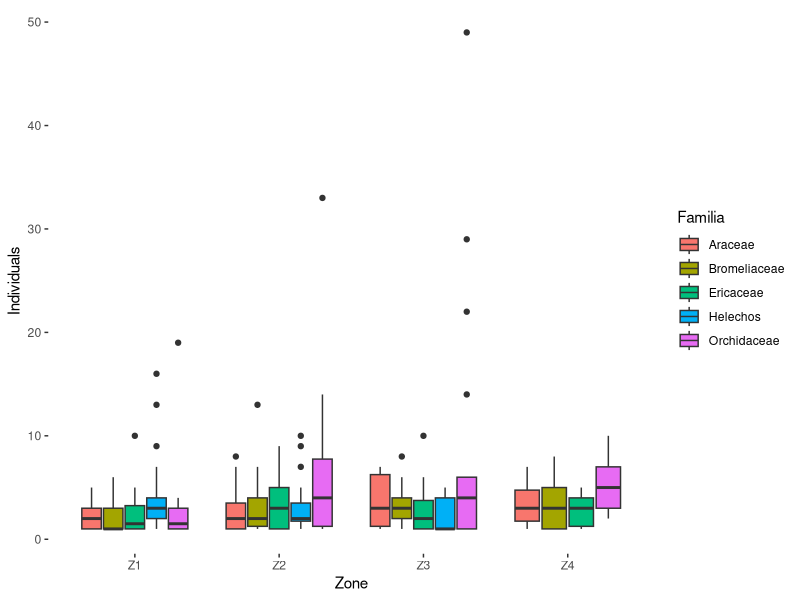
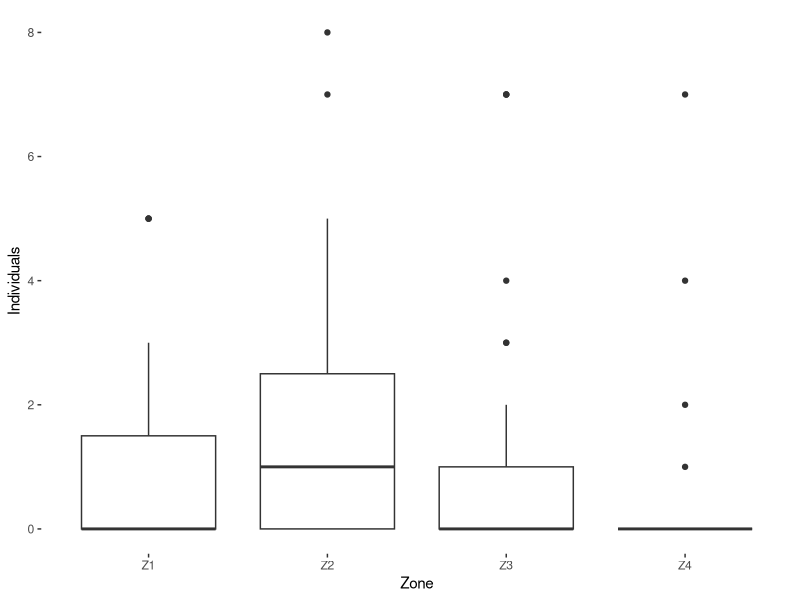
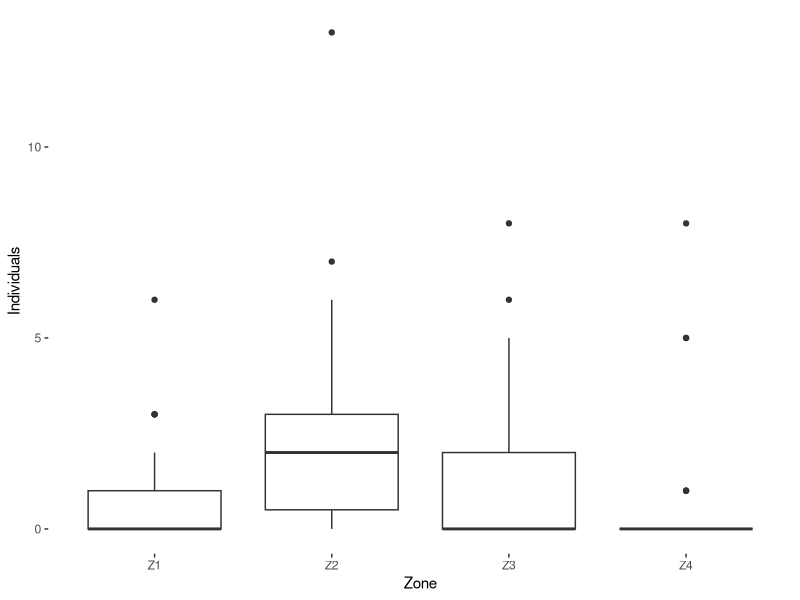
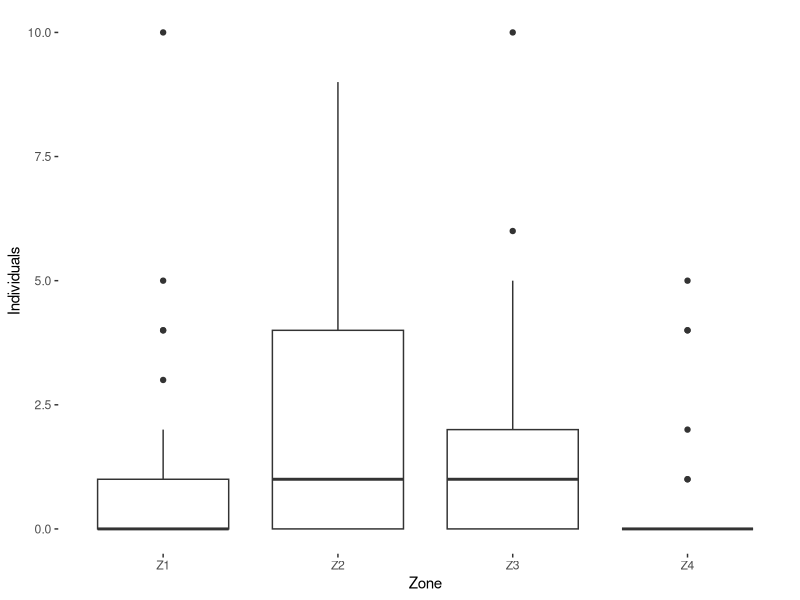
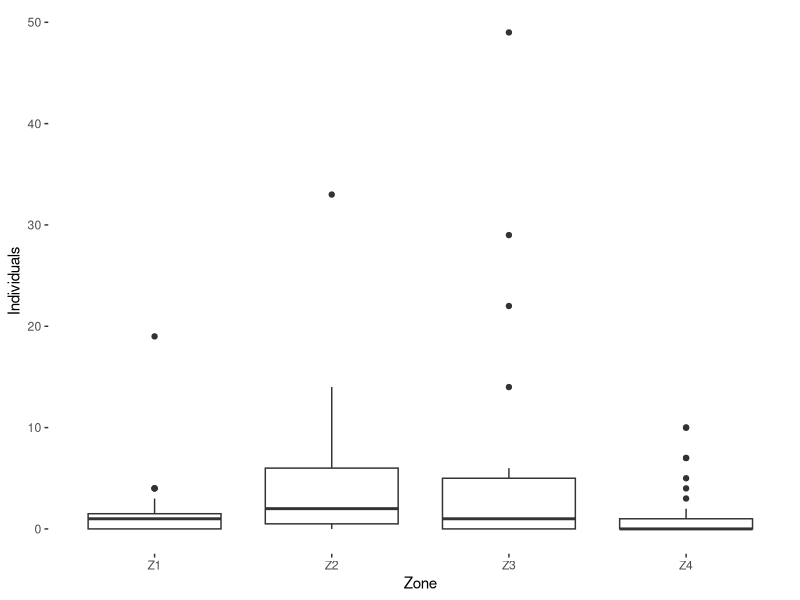
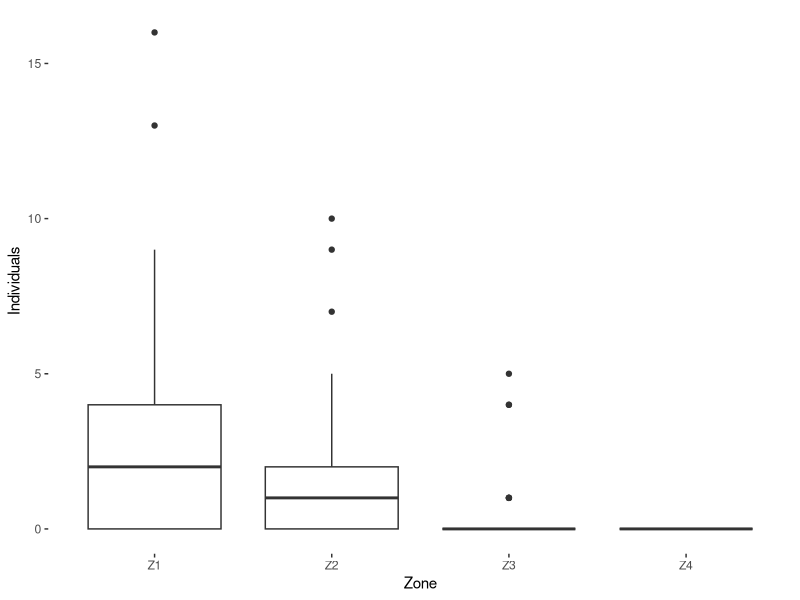
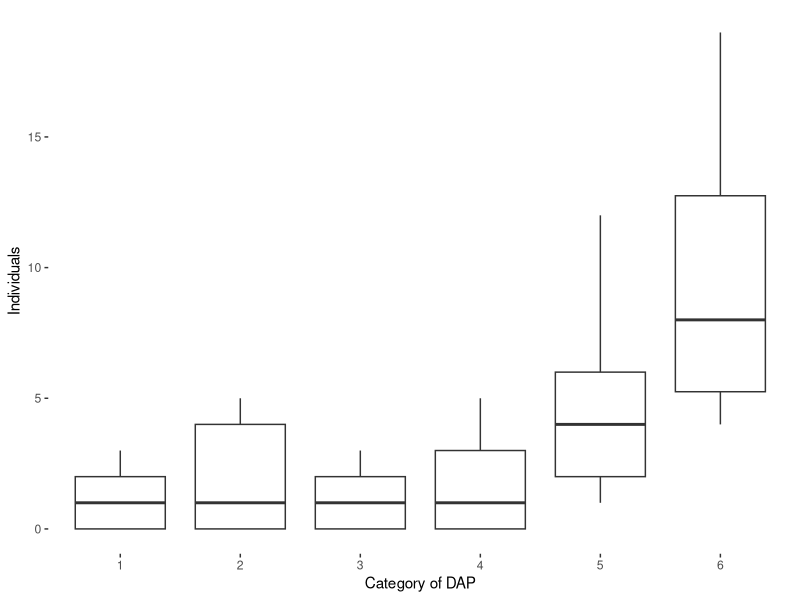
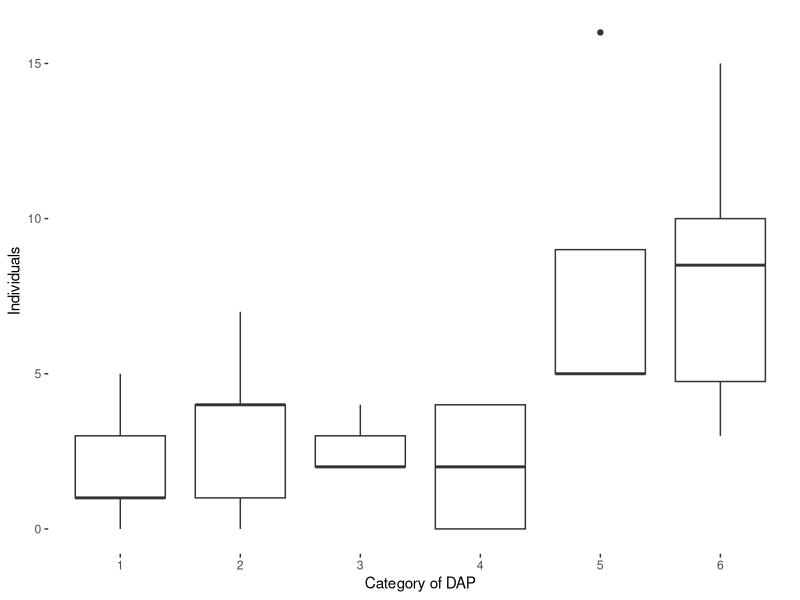

Write R code to recreate these figures, in order. (Note: this script raises an error after producing the figures.)
# Load necessary packages
library(openxlsx)
library(ggplot2)

##Descripcion Por Zonas. Familias más abundantes
#########################################################
##########################################################
FamiliasxZona <- read.xlsx("ZonaXFamilAbundan.xlsx", rowNames = FALSE)


#Una sola grafica con las familias como variable categorica.
ggplot(FamiliasxZona, aes(x=Forofito, y=Abundancia, fill=Familia ,ymax = 19+1)) + 
  geom_boxplot() + xlab("Zone") + ylab("Individuals")+
  theme(
    panel.background = element_rect(fill='transparent'),
    plot.background = element_rect(fill='transparent', color=NA),
    panel.grid.major = element_blank(),
    panel.grid.minor = element_blank(),
    legend.background = element_rect(fill='transparent'),
  )

#Si quiero graficar unitariamente por familias:DEBO CARGAR MATRIZ MUEVA: X=ZONAS. Y1=ABUNDANCIA DE FAMILIA1, Y2=ABUNDANCIA DE FAMILIAS2

FamiliasxZona <- read.xlsx("ZonaFamiliAbunda.xlsx", rowNames = FALSE)


ggplot(FamiliasxZona, aes(x=as.factor(Forofito), y=Araceae)) + 
  geom_boxplot()+ xlab("Zone") + ylab("Individuals")+
  theme(
    panel.background = element_rect(fill='transparent'),
    plot.background = element_rect(fill='transparent', color=NA),
    panel.grid.major = element_blank(),
    panel.grid.minor = element_blank(),
    legend.background = element_rect(fill='transparent'),
  )


ggplot(FamiliasxZona, aes(x=as.factor(Forofito), y=Bromeliaceae)) + 
  geom_boxplot()+ xlab("Zone") + ylab("Individuals")+
  theme(
    panel.background = element_rect(fill='transparent'),
    plot.background = element_rect(fill='transparent', color=NA),
    panel.grid.major = element_blank(),
    panel.grid.minor = element_blank(),
    legend.background = element_rect(fill='transparent'),
  )



ggplot(FamiliasxZona, aes(x=as.factor(Forofito), y=Ericaceae)) + 
  geom_boxplot()+ xlab("Zone") + ylab("Individuals")+
  theme(
    panel.background = element_rect(fill='transparent'),
    plot.background = element_rect(fill='transparent', color=NA),
    panel.grid.major = element_blank(),
    panel.grid.minor = element_blank(),
    legend.background = element_rect(fill='transparent'),
  )



ggplot(FamiliasxZona, aes(x=as.factor(Forofito), y=Orchidaceae)) + 
  geom_boxplot()+ xlab("Zone") + ylab("Individuals")+
  theme(
    panel.background = element_rect(fill='transparent'),
    plot.background = element_rect(fill='transparent', color=NA),
    panel.grid.major = element_blank(),
    panel.grid.minor = element_blank(),
    legend.background = element_rect(fill='transparent'),
  )



ggplot(FamiliasxZona, aes(x=as.factor(Forofito), y=Helechos)) + 
  geom_boxplot()+ xlab("Zone") + ylab("Individuals")+
  theme(
    panel.background = element_rect(fill='transparent'),
    plot.background = element_rect(fill='transparent', color=NA),
    panel.grid.major = element_blank(),
    panel.grid.minor = element_blank(),
    legend.background = element_rect(fill='transparent'),
  )

########Abundancia de Familias mas abundantes por Categoria de forofito##
#######################################################################
#####################################################################

#si queiero graficar esto, debo cargar matriz nueva con familias como variable categorica (25-01-2022)

FamiliasxCategoria <- read.xlsx("CategoriaXFamilAbundan.xlsx", rowNames = FALSE)

ggplot(FamiliasxCategoria, aes(x=as.factor(Categoria), y=Araceae)) + 
  geom_boxplot() + 
  xlab("Category of DAP") +ylab("Individuals") +
  theme(
    panel.background = element_rect(fill='transparent'),
    plot.background = element_rect(fill='transparent', color=NA),
    panel.grid.major = element_blank(),
    panel.grid.minor = element_blank(),
    legend.background = element_rect(fill='transparent'),
  )

ggplot(FamiliasxCategoria, aes(x=as.factor(Categoria), y=Bromeliaceae)) + 
  geom_boxplot() + 
  xlab("Category of DAP") +ylab("Individuals") +
  theme(
    panel.background = element_rect(fill='transparent'),
    plot.background = element_rect(fill='transparent', color=NA),
    panel.grid.major = element_blank(),
    panel.grid.minor = element_blank(),
    legend.background = element_rect(fill='transparent'),
  )

ggplot(FamiliasxCategoria, aes(x=as.factor(Categoria), y=Ericaceae)) + 
  geom_boxplot() + 
  xlab("Category of DAP") +ylab("Individuals") +
  theme(
    panel.background = element_rect(fill='transparent'),
    plot.background = element_rect(fill='transparent', color=NA),
    panel.grid.major = element_blank(),
    panel.grid.minor = element_blank(),
    legend.background = element_rect(fill='transparent'),
  )

ggplot(FamiliasxCategoria, aes(x=as.factor(Categoria), y=Orchidaceae)) + 
  geom_boxplot() + 
  xlab("Category of DAP") +ylab("Individuals") +
  theme(
    panel.background = element_rect(fill='transparent'),
    plot.background = element_rect(fill='transparent', color=NA),
    panel.grid.major = element_blank(),
    panel.grid.minor = element_blank(),
    legend.background = element_rect(fill='transparent'),
  )

ggplot(FamiliasxCategoria, aes(x=as.factor(Categoria), y=Urticaceae)) + 
  geom_boxplot() + 
  xlab("Category of DAP") +ylab("Individuals") +
  theme(
    panel.background = element_rect(fill='transparent'),
    plot.background = element_rect(fill='transparent', color=NA),
    panel.grid.major = element_blank(),
    panel.grid.minor = element_blank(),
    legend.background = element_rect(fill='transparent'),
  )

ggplot(FamiliasxCategoria, aes(x=as.factor(Categoria), y=Helechos)) + 
  geom_boxplot() + 
  xlab("Category of DAP") +ylab("Individuals") +
  theme(
    panel.background = element_rect(fill='transparent'),
    plot.background = element_rect(fill='transparent', color=NA),
    panel.grid.major = element_blank(),
    panel.grid.minor = element_blank(),
    legend.background = element_rect(fill='transparent'),
  )


##############ENSAMBLAJE: REPRESENTACION FAMILIAS X ZONAS################
#########################################################################

##PorzonasPorFamilias

ZonasFamiResu <- read.xlsx("ZonaFamiliaCort.xlsx",rowNames = TRUE)
data <- as.matrix(ZonasFamiResu) #Transformar en matriz numerica
DATA<- t(data) #tRANSPONER MATRIX, porque corta las familias horizontalmente
# Default Heatmap
heatmap(DATA)
# Use 'scale' to normalize
heatmap(DATA, scale="column") 
# No dendrogram nor reordering for neither column or row
heatmap(DATA, Colv = NA, Rowv = NA, scale="column") #Como no ordena por similaridad las variables, el analisis de la imagen sed complica un poquin.


#CategoriasdearbolesporFamilias
CategorFami <- read.xlsx("CategoriasPorFamilia.xlsx",rowNames = TRUE)
data1 <- as.matrix(CategorFami) #Transformar en matriz numerica
DATA1<- t(data1) #tRANSPONER MATRIX, porque corta las familias horizontalmente
# Default Heatmap
heatmap(DATA1)
# Use 'scale' to normalize
heatmap(DATA1, scale="column")
# No dendrogram nor reordering for neither column or row
heatmap(DATA1, Colv = NA, Rowv = NA, scale="column") #Como no ordena por similaridad las variables, el analisis de la imagen sed complica un poquin.




###########INDICES INDICADORES DE ESPECIES##########
####♥♥♥♥♥♥♥♥♥♥♥♥♥♥♥♥♥♥♥♥♥♥Kim Nam-joon 김남준; 金南俊國♥♥♥♥♥♥♥♥♥♥♥♥♥♥♥♥♥♥♥♥♥♥##
####♥♥♥♥♥♥♥♥♥♥♥♥♥♥♥♥♥♥♥♥♥♥Kim Nam-joon 김남준; 金南俊國♥♥♥♥♥♥♥♥♥♥♥♥♥♥♥♥♥♥♥♥♥♥##
####♥♥♥♥♥♥♥♥♥♥♥♥♥♥♥♥♥♥♥♥♥♥Kim Nam-joon 김남준; 金南俊國♥♥♥♥♥♥♥♥♥♥♥♥♥♥♥♥♥♥♥♥♥♥##
####♥♥♥♥♥♥♥♥♥♥♥♥♥♥♥♥♥♥♥♥♥♥Kim Nam-joon 김남준; 金南俊國♥♥♥♥♥♥♥♥♥♥♥♥♥♥♥♥♥♥♥♥♥♥##

############Indices por Familias X Zonas

AbundanciaZonasFamilia <-  read.xlsx("ZonaPorFamilia.xlsx", rowNames = FALSE) # This is our community data #bUSCRA ARCHIVO ENEstruuraeps
AbundanciaZonasFamilia 
Abundancias2<- AbundanciaZonasFamilia[,3:28]
GupoZonas<- AbundanciaZonasFamilia$Zonas
inv = multipatt(Abundancias2, GupoZonas, func = "r.g", control = how(nperm=9999))
summary(inv)


####COMO EL COEFICIENTE DE FIDELIDAD DE ESPECIES SE CALCULA DESDE PRESENCIA AUSENCIA SE HIZO EL ANALISIS NUEVAMNET.
#First, we need to transform the species composition data into presences absence (Φ coefficient is calculated on presence-absence data), 
#and then apply the function multipatt (abbreviation for Multi-level pattern analysis) to calculate fidelity. 
#We set the argument fun = 'r.g', where r indicates correlation coefficient (Φ coefficient is closely related to Pearson's r correlation) and g stands for standardizing clusters to the same size (“group size”).

PresenciaZonasFamilia <-  read.xlsx("ZonaPorPresenciadeFamilia.xlsx", rowNames = FALSE)
PresenciaZonasFamilia
Abundancias2<- PresenciaZonasFamilia[,3:28]
GrupoZonas<- PresenciaZonasFamilia$Zona
inv = multipatt(Abundancias2, GrupoZonas, func = "r.g", control = how(nperm=9999))
summary(inv)

################Indices por Especies x Zonas##########

presenespeci <- read.xlsx("Prese-AuseEspeciZona.xlsx", rowNames = FALSE)
presenespeci <- presenespeci[,2:190]

fidelidad = multipatt(presenespeci[,2:189], presenespeci$Zona, func = "r.g", control = how(nperm=9999))
summary(fidelidad)

###########Indices Por familia X DAPcategoria############
PresenciaDAPFamilia <-  read.xlsx("FamiliaPresen-Ause.DAP.xlsx", rowNames = FALSE)

presen<- PresenciaDAPFamilia[,2:27]
GrupoCategoria<- PresenciaDAPFamilia$Categoria
inv = multipatt(presen, GrupoCategoria, func = "r.g", control = how(nperm=9999))
summary(inv)


##Indices por Especeis X DAP####
DAPesp <-  read.xlsx("AbundEspec.DAP.xlsx", rowNames = FALSE)
#Convertir en data.frame de presnecia ausencia
presesp <- presesp[,3:190]
presesp[presesp > 1] <- 1
presesp
#Listo ;), Seguimos con la estimacion de indice.Crear vector con categorias
catego <-DAPesp$Categoria
inv = multipatt(presesp, catego, func = "r.g", control = how(nperm=9999))
summary(inv)


#####DESCRIPCION DE LAS ABUNDANCIAS POR LAS ZONAS POR ALTURA Y DAP DE HOSPEDEROS##########
##########################################################################################
###########################################################################################

# Load necessary packages
library(openxlsx)
library(ggplot2)

#Load Data set
df <- read.xlsx("HospederoZonasAbundancias.xlsx", rowNames = FALSE)

#Separar datos por Variable de forofito
Altura <-df[,1:3]

ggplot(Altura, aes(x=Zona, y=Abundancia, fill=Altura)) + 
  geom_boxplot()+ xlab("Zona") + ylab("Individuos")+
  theme(
    panel.background = element_rect(fill='transparent'),
    plot.background = element_rect(fill='transparent', color=NA),
    panel.grid.major = element_blank(),
    panel.grid.minor = element_blank(),
    legend.background = element_rect(fill='transparent'),
    legend.box.background = element_rect(fill='transparent')
  )

DAP<- df[,4:6]
ggplot(DAP, aes(x=Zona, y=Abundancia, fill=DAP)) + 
  geom_boxplot()+ xlab("Zone") + ylab("Individuals")+
  theme(
    panel.background = element_rect(fill='transparent'),
    plot.background = element_rect(fill='transparent', color=NA),
    panel.grid.major = element_blank(),
    panel.grid.minor = element_blank(),
    legend.background = element_rect(fill='transparent'),
    legend.box.background = element_rect(fill='transparent')
  )
